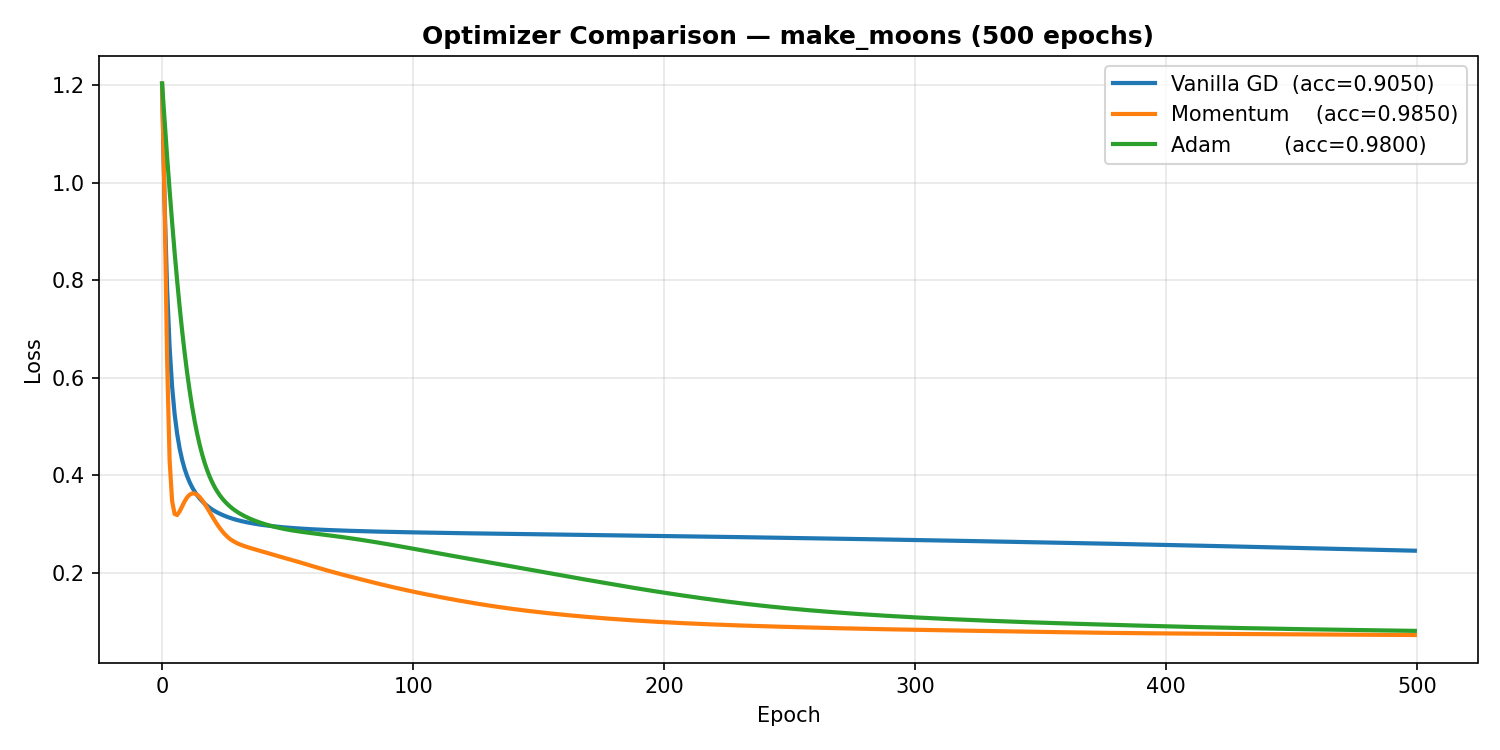

This figure's Python source:
# week12/session4_optimizers.py
# Compare vanilla GD, momentum, and Adam on make_moons

import numpy as np
import matplotlib
matplotlib.use('Agg')
import matplotlib.pyplot as plt
from sklearn.datasets import make_moons
from sklearn.model_selection import train_test_split
from sklearn.preprocessing import StandardScaler
from sklearn.metrics import accuracy_score

# ─────────────────────────────────────────
# 1. DATASET
# ─────────────────────────────────────────
X, y = make_moons(n_samples=1000, noise=0.2, random_state=42)
y = y.reshape(-1, 1)
X_train, X_test, y_train, y_test = train_test_split(
    X, y, test_size=0.2, random_state=42
)
scaler  = StandardScaler()
X_train = scaler.fit_transform(X_train)
X_test  = scaler.transform(X_test)

# ─────────────────────────────────────────
# 2. HELPERS
# ─────────────────────────────────────────
def sigmoid(z):
    z = np.clip(z, -500, 500)
    return 1 / (1 + np.exp(-z))

def relu(z):
    return np.maximum(0, z)

def relu_deriv(z):
    return (z > 0).astype(float)

def bce(y_true, y_pred):
    y_pred = np.clip(y_pred, 1e-7, 1 - 1e-7)
    return -np.mean(y_true * np.log(y_pred) + (1-y_true) * np.log(1-y_pred))

def init_weights(n_in, n_hidden):
    np.random.seed(42)
    W1 = np.random.randn(n_in, n_hidden) * np.sqrt(2.0 / n_in)
    b1 = np.zeros((1, n_hidden))
    W2 = np.random.randn(n_hidden, 1) * np.sqrt(2.0 / n_hidden)
    b2 = np.zeros((1, 1))
    return W1, b1, W2, b2

def forward(X, W1, b1, W2, b2):
    Z1 = X @ W1 + b1;  A1 = relu(Z1)
    Z2 = A1 @ W2 + b2; A2 = sigmoid(Z2)
    return Z1, A1, Z2, A2

def backward(X, y, Z1, A1, A2, W2):
    m   = X.shape[0]
    dZ2 = A2 - y
    dW2 = (1/m) * A1.T @ dZ2
    db2 = (1/m) * np.sum(dZ2, axis=0, keepdims=True)
    dZ1 = (dZ2 @ W2.T) * relu_deriv(Z1)
    dW1 = (1/m) * X.T @ dZ1
    db1 = (1/m) * np.sum(dZ1, axis=0, keepdims=True)
    return dW1, db1, dW2, db2

# ─────────────────────────────────────────
# 3. VANILLA GRADIENT DESCENT
# ─────────────────────────────────────────
def train_vanilla(X, y, n_hidden=16, lr=0.1, epochs=500):
    W1, b1, W2, b2 = init_weights(X.shape[1], n_hidden)
    losses = []
    for _ in range(epochs):
        Z1, A1, Z2, A2 = forward(X, W1, b1, W2, b2)
        losses.append(bce(y, A2))
        dW1, db1, dW2, db2 = backward(X, y, Z1, A1, A2, W2)
        W1 -= lr * dW1;  b1 -= lr * db1
        W2 -= lr * dW2;  b2 -= lr * db2
    return W1, b1, W2, b2, losses

# ─────────────────────────────────────────
# 4. MOMENTUM
# ─────────────────────────────────────────
def train_momentum(X, y, n_hidden=16, lr=0.1, beta=0.9, epochs=500):
    W1, b1, W2, b2 = init_weights(X.shape[1], n_hidden)
    # Velocity terms — same shape as each weight matrix
    vW1 = np.zeros_like(W1);  vb1 = np.zeros_like(b1)
    vW2 = np.zeros_like(W2);  vb2 = np.zeros_like(b2)
    losses = []
    for _ in range(epochs):
        Z1, A1, Z2, A2 = forward(X, W1, b1, W2, b2)
        losses.append(bce(y, A2))
        dW1, db1, dW2, db2 = backward(X, y, Z1, A1, A2, W2)
        # Update velocities
        vW1 = beta * vW1 + dW1;  vb1 = beta * vb1 + db1
        vW2 = beta * vW2 + dW2;  vb2 = beta * vb2 + db2
        # Update weights using velocity
        W1 -= lr * vW1;  b1 -= lr * vb1
        W2 -= lr * vW2;  b2 -= lr * vb2
    return W1, b1, W2, b2, losses

# ─────────────────────────────────────────
# 5. ADAM
# ─────────────────────────────────────────
def train_adam(X, y, n_hidden=16, lr=0.001, beta1=0.9, beta2=0.999,
               epsilon=1e-8, epochs=500):
    W1, b1, W2, b2 = init_weights(X.shape[1], n_hidden)
    # First moment (momentum) — one per weight matrix
    mW1 = np.zeros_like(W1);  mb1 = np.zeros_like(b1)
    mW2 = np.zeros_like(W2);  mb2 = np.zeros_like(b2)
    # Second moment (variance) — one per weight matrix
    vW1 = np.zeros_like(W1);  vb1 = np.zeros_like(b1)
    vW2 = np.zeros_like(W2);  vb2 = np.zeros_like(b2)
    losses = []
    for t in range(1, epochs + 1):
        Z1, A1, Z2, A2 = forward(X, W1, b1, W2, b2)
        losses.append(bce(y, A2))
        dW1, db1, dW2, db2 = backward(X, y, Z1, A1, A2, W2)

        # Update first moments
        mW1 = beta1*mW1 + (1-beta1)*dW1;  mb1 = beta1*mb1 + (1-beta1)*db1
        mW2 = beta1*mW2 + (1-beta1)*dW2;  mb2 = beta1*mb2 + (1-beta1)*db2
        # Update second moments
        vW1 = beta2*vW1 + (1-beta2)*dW1**2;  vb1 = beta2*vb1 + (1-beta2)*db1**2
        vW2 = beta2*vW2 + (1-beta2)*dW2**2;  vb2 = beta2*vb2 + (1-beta2)*db2**2
        # Bias correction
        mW1_c = mW1/(1-beta1**t);  mb1_c = mb1/(1-beta1**t)
        mW2_c = mW2/(1-beta1**t);  mb2_c = mb2/(1-beta1**t)
        vW1_c = vW1/(1-beta2**t);  vb1_c = vb1/(1-beta2**t)
        vW2_c = vW2/(1-beta2**t);  vb2_c = vb2/(1-beta2**t)
        # Update weights
        W1 -= lr * mW1_c / (np.sqrt(vW1_c) + epsilon)
        b1 -= lr * mb1_c / (np.sqrt(vb1_c) + epsilon)
        W2 -= lr * mW2_c / (np.sqrt(vW2_c) + epsilon)
        b2 -= lr * mb2_c / (np.sqrt(vb2_c) + epsilon)
    return W1, b1, W2, b2, losses

# ─────────────────────────────────────────
# 6. TRAIN & COMPARE
# ─────────────────────────────────────────
EPOCHS = 500

print("Training vanilla GD...")
W1v, b1v, W2v, b2v, losses_vanilla = train_vanilla(
    X_train, y_train, epochs=EPOCHS)

print("Training momentum...")
W1m, b1m, W2m, b2m, losses_momentum = train_momentum(
    X_train, y_train, epochs=EPOCHS)

print("Training Adam...")
W1a, b1a, W2a, b2a, losses_adam = train_adam(
    X_train, y_train, epochs=EPOCHS, lr=0.01)

def predict(X, W1, b1, W2, b2):
    _, _, _, A2 = forward(X, W1, b1, W2, b2)
    return (A2 >= 0.5).astype(int)

acc_v = accuracy_score(y_test, predict(X_test, W1v, b1v, W2v, b2v))
acc_m = accuracy_score(y_test, predict(X_test, W1m, b1m, W2m, b2m))
acc_a = accuracy_score(y_test, predict(X_test, W1a, b1a, W2a, b2a))

print(f"\n{'Optimizer':<12} {'Final Loss':>12} {'Test Acc':>10}")
print("-" * 36)
print(f"{'Vanilla':<12} {losses_vanilla[-1]:>12.4f} {acc_v:>10.4f}")
print(f"{'Momentum':<12} {losses_momentum[-1]:>12.4f} {acc_m:>10.4f}")
print(f"{'Adam':<12} {losses_adam[-1]:>12.4f} {acc_a:>10.4f}")

# ─────────────────────────────────────────
# 7. PLOT LOSS CURVES
# ─────────────────────────────────────────
fig, ax = plt.subplots(figsize=(10, 5))
ax.plot(losses_vanilla,  label=f"Vanilla GD  (acc={acc_v:.4f})", linewidth=2)
ax.plot(losses_momentum, label=f"Momentum    (acc={acc_m:.4f})", linewidth=2)
ax.plot(losses_adam,     label=f"Adam        (acc={acc_a:.4f})", linewidth=2)
ax.set_xlabel("Epoch")
ax.set_ylabel("Loss")
ax.set_title("Optimizer Comparison — make_moons (500 epochs)", fontweight='bold')
ax.legend()
ax.grid(True, alpha=0.3)
plt.tight_layout()
plt.savefig("week12/session4_optimizers.png", dpi=150)
print("\nPlot saved → week12/session4_optimizers.png")
